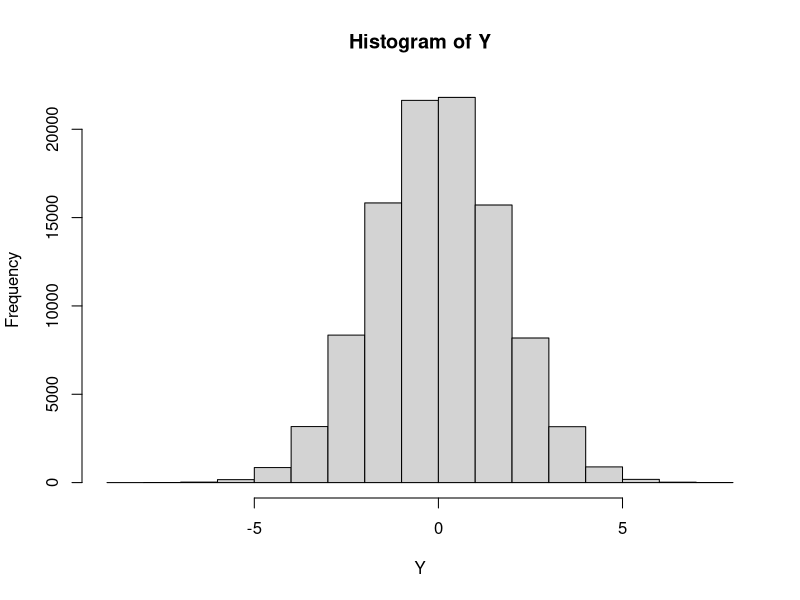
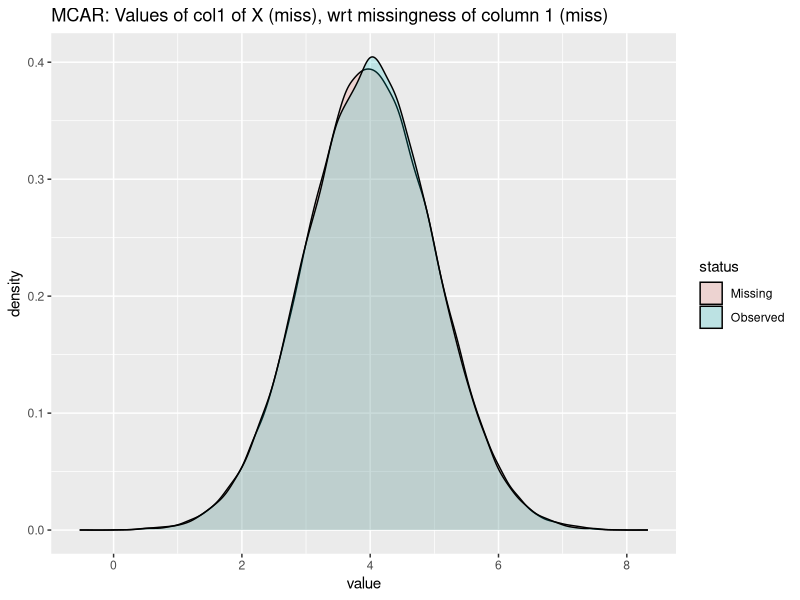
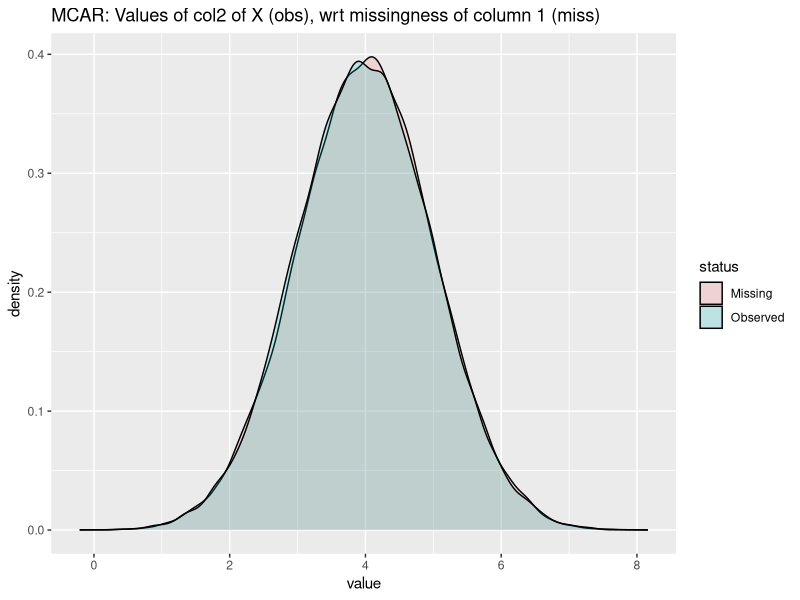
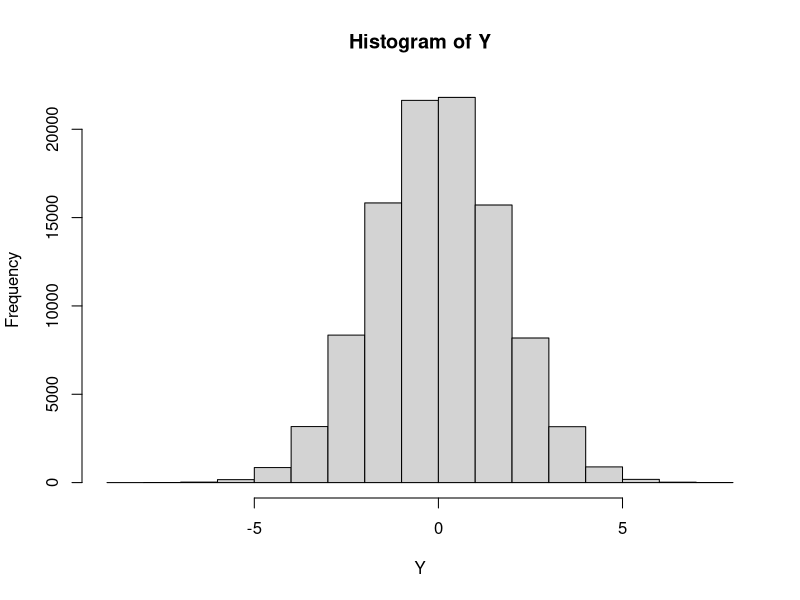
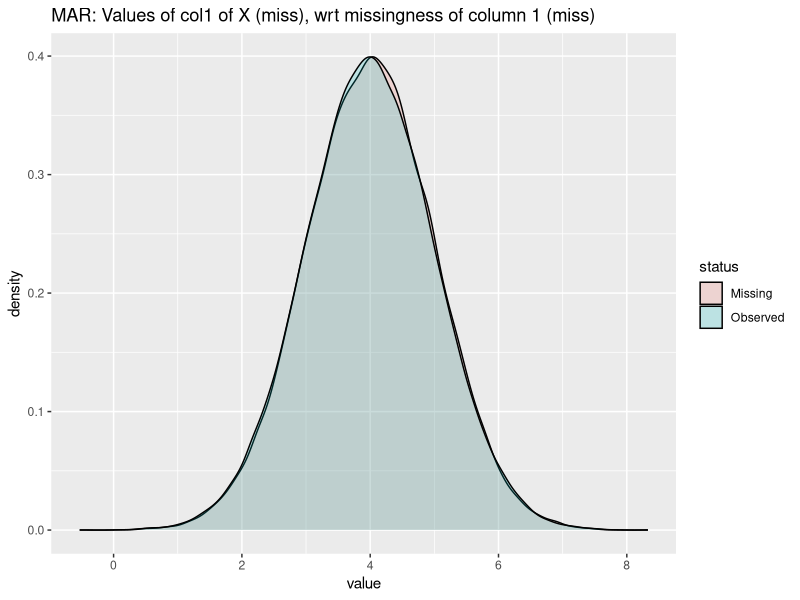
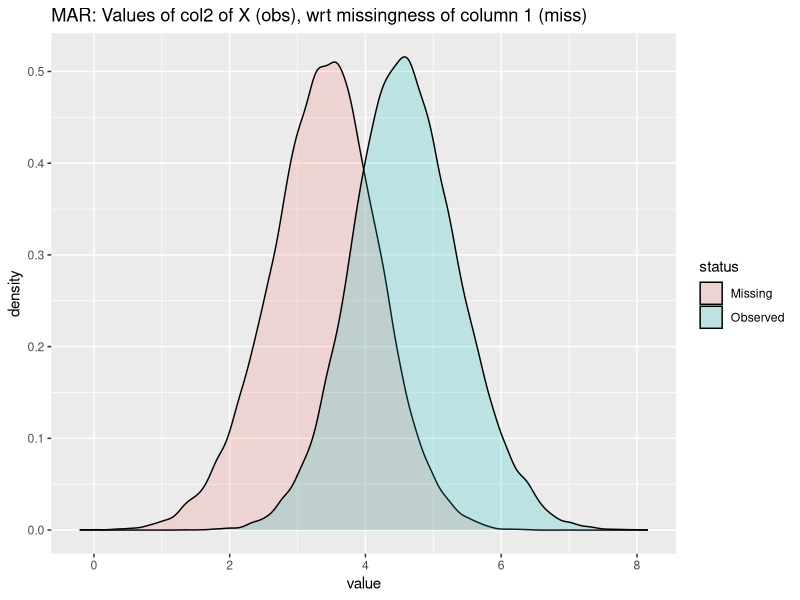
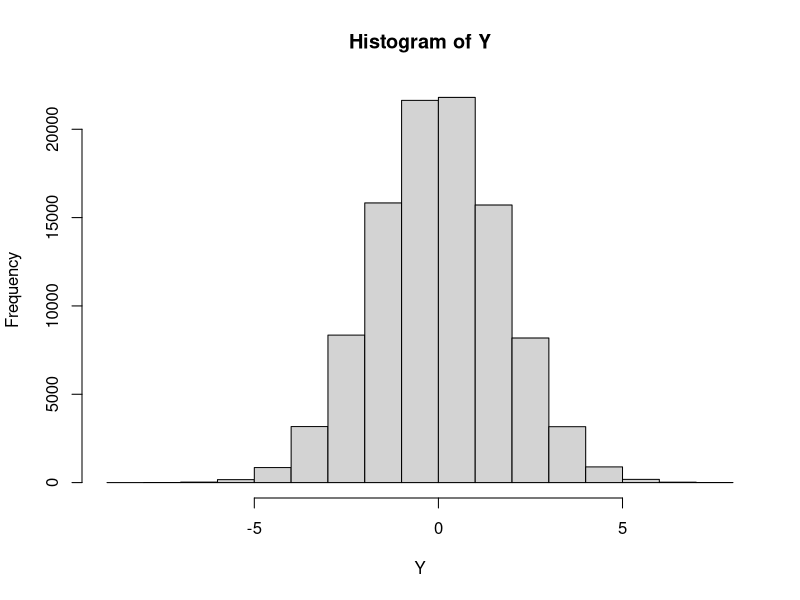
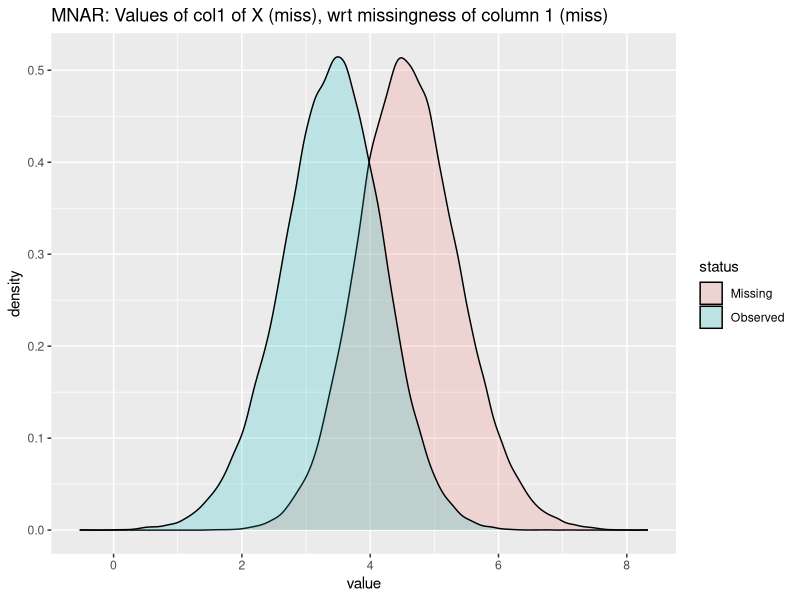

Reproduce these figures in R, in order.

N=100000; P=2; pi=0.5; sim_index=1; seed=9; mechanism="MNAR"; miss_cols=1; ref_cols=2

save_toy_data = function(case=c("x","y","xy"),
                         N=100000, P=2, pi=0.5, sim_index=1, seed=9, mechanism="MNAR", miss_cols = 1, ref_cols = 2){
  save.dir = sprintf("toy%s_data/%s",case,mechanism)
  ifelse(dir.exists(save.dir),F,dir.create(save.dir,recursive=T))
  
  # Simulate X
  set.seed(seed)
  X = matrix(rnorm(N*P,mean=4,sd=1), nrow=N, ncol=P)
  
  # Simulate y from X --> y = Xb + e
  beta0 = 0
  betas = c(-1,1)   # effect sizes -1 and 1 test case. Must be of length P
  e = rnorm(N,0,1)
  Y = beta0 + X %*% betas + e
  hist(Y)
  #y2 = rnorm(N*P, X%*%betas, 1)  # distrib of y and y2 should be equivalent
  #hist(y2)
  
  # Simulate R from x and/or y
  phis = c(-2,2)
  
  simulate_missing = function(data,miss_cols,ref_cols,pi,
                              phis,phi_z,classes,
                              scheme,mechanism,sim_index=1,fmodel="S", Z=NULL){
    #sim_index=1 unless otherwise specified
    n=nrow(data)
    # function s.t. expected proportion of nonmissing (Missing=1) is p. let p=1-p_miss
    find_int = function(p,beta) {
      # Define a path through parameter space
      f = function(t){
        sapply(t, function(y) mean(1 / (1 + exp(-y -x %*% phi))))
      }
      alpha <- uniroot(function(t) f(t) - p, c(-1e6, 1e6), tol = .Machine$double.eps^0.5)$root
      return(alpha)
    }
    inv_logit = function(x){
      return(1/(1+exp(-x)))
    }
    logit = function(x){
      if(x<=0 | x>=1){stop('x must be in (0,1)')}
      return(log(x/(1-x)))
    }
    
    Missing = matrix(1,nrow=nrow(data),ncol=ncol(data))
    prob_Missing = matrix(1,nrow=nrow(data),ncol=ncol(data))
    params=list()
    for(j in 1:length(miss_cols)){
      # specifying missingness model covariates
      if(mechanism=="MCAR"){
        x <- matrix(rep(0,n),ncol=1) # for MCAR: no covariate (same as having 0 for all samples)
        phi=0                       # for MCAR: no effect of covariates on missingness (x is 0 so phi doesn't matter)
      }else if(mechanism=="MAR"){
        if(scheme=="UV"){
          x <- matrix(data[,ref_cols[j]],ncol=1)             # missingness dep on just the corresponding ref column (randomly paired)
          phi=phis[ref_cols[j]]
        }else if(scheme=="MV"){
          # check if missing column in ref. col: this would be MNAR (stop computation)
          if(any(ref_cols %in% miss_cols)){stop(sprintf("missing cols in reference. is this intended? this is MNAR not MAR."))}
          x <- matrix(data[,ref_cols],ncol=length(ref_cols)) # missingness dep on all ref columns
          phi=phis[ref_cols]
        }
      }else if(mechanism=="MNAR"){
        if(fmodel=="S"){
          # Selection Model
          if(scheme=="UV"){
            # MISSINGNESS OF EACH MISS COL IS ITS OWN PREDICTOR
            x <- matrix(data[,miss_cols[j]],ncol=1) # just the corresponding ref column
            phi=phis[miss_cols[j]]
          }else if(scheme=="MV"){
            # check if missing column not in ref col. this might be MAR if missingness not dep on any other missing data
            if(all(!(ref_cols %in% miss_cols))){warning(sprintf("no missing cols in reference. is this intended? this might be MAR not MNAR"))}
            x <- matrix(data[,ref_cols],ncol=length(ref_cols)) # all ref columns
            phi=phis[ref_cols]         # in MNAR --> ref_cols can overlap with miss_cols (dependent on missingness)
            
            # address when miss_cols/ref_cols/phis are not null (i.e. want to induce missingness on col 2 & 5 based on cols 1, 3, & 4)
          }
        } else if(fmodel=="PM"){
          x <- Z
          phi = phi_z # phis should be length Z
        }
      }
      alph <- sapply(pi, function(y) find_int(y,phi))
      mod = alph + x%*%phi
      
      # Pr(Missing_i = 1)
      probs = inv_logit(mod)
      prob_Missing[,miss_cols[j]] = probs
      
      # set seed for each column for reproducibility, but still different across columns
      set.seed(j+(sim_index-1)*length(miss_cols))
      Missing[,miss_cols[j]] = rbinom(n,1,probs)
      
      params[[j]]=list(phi0=alph, phi=phi, miss=miss_cols[j], ref=ref_cols[j], scheme=scheme)
    }
    
    return(list(Missing=Missing,
                probs=prob_Missing,params=params))
  }
  
  # Without missingness: coefficients look good
  fit = glm(Y~X)
  print(summary(fit))
  
  # save diagnostics, simulate missingness
  save.dir2 = sprintf("%s/Diagnostics",save.dir)
  ifelse(dir.exists(save.dir2),F,dir.create(save.dir2,recursive=T))
  
  overlap_hists=function(x1,x2,x3=NULL,lab1="Truth",lab2="Imputed",lab3="...",
                         title="MNAR Missing Values, Truth vs Imputed, Missing column",
                         save.dir, file.name){
    library(ggplot2)
    x1=data.frame(value=x1); x1$status=lab1
    x2=data.frame(value=x2); x2$status=lab2
    if(!is.null(x3)){x3=data.frame(value=x3); x3$status=lab3; df=rbind(x1,x2,x3)
    }else{df = rbind(x1,x2)}
    p = ggplot(df,aes(value,fill=status)) + geom_density(alpha=0.2) + ggtitle(title)
    ggsave(filename=sprintf("%s/%s.png",save.dir,file.name),plot=p)
    print(p)
  }
  
  Rx=matrix(1,nrow=nrow(X),ncol=ncol(X)); pRx=matrix(1,nrow=nrow(X),ncol=ncol(X))
  Ry=matrix(1,nrow=nrow(Y),ncol=ncol(Y)); pRy=matrix(1,nrow=nrow(Y),ncol=ncol(Y))
  if(case %in% c("x","xy")){
    # if MAR: ref cols and miss cols paired, each ref col is covariate for each miss col
    # if MNAR: itself is covariate for each miss col
    fit_missing = simulate_missing(data = X, miss_cols = miss_cols, ref_cols = ref_cols, pi = pi,
                                   phis = phis, phi_z=NULL, classes=NULL, scheme="UV",
                                   mechanism=mechanism, sim_index=sim_index, fmodel="S", Z=NULL)
    
    Rx = fit_missing$Missing
    pRx = fit_missing$probs
    overlap_hists(x1=X[Rx[,miss_cols[1]]==0, miss_cols[1]], lab1="Missing",
                  x2=X[Rx[,miss_cols[1]]==1, miss_cols[1]], lab2="Observed",
                  title=sprintf("%s: Values of col%d of X (miss), wrt missingness of column %d (miss)",
                                mechanism, miss_cols[1], miss_cols[1]),
                  save.dir=save.dir2, file.name="X MNAR check")
    overlap_hists(x1=X[Rx[,miss_cols[1]]==0, ref_cols[1]], lab1="Missing",
                  x2=X[Rx[,miss_cols[1]]==1, ref_cols[1]], lab2="Observed",
                  title=sprintf("%s: Values of col%d of X (obs), wrt missingness of column %d (miss)",
                                mechanism, ref_cols[1], miss_cols[1]),
                  save.dir=save.dir2, file.name="X MAR check")
  }
  # sim y missing here: y missing can be dep on y and x
  if(case %in% c("y","xy")){
    XY = data.frame(cbind(X[,ref_cols[1]],Y))

    # if MAR: first ref_cols will be used as covariate for y's missingness
    # if MNAR: y itself will be used for y's missingness
    
    fit_missing = simulate_missing(data = XY, miss_cols = 2, ref_cols = 1,
                                   pi=pi, phis=phis, phi_z=NULL, classes=NULL, scheme="UV",
                                   mechanism=mechanism, sim_index=sim_index, fmodel="S", Z=NULL)
    Ry = matrix(fit_missing$Missing[,2],ncol=1)
    pRy = matrix(fit_missing$probs[,2],ncol=1)
    
    overlap_hists(x1=Y[Ry[,1]==0, 1], lab1="Missing",
                  x2=Y[Ry[,1]==1, 1], lab2="Observed",
                  title=sprintf("%s: Values of Y, wrt missingness of Y",
                                mechanism),
                  save.dir=save.dir2, file.name="Y MNAR check")
    overlap_hists(x1=X[Ry[,1]==0, ref_cols[1]], lab1="Missing",
                  x2=X[Ry[,1]==1, ref_cols[1]], lab2="Observed",
                  title=sprintf("%s: Values of col%d of X (obs), wrt missingness of Y",
                                mechanism, ref_cols[1]),
                  save.dir=save.dir2, file.name="Y MAR check")
  }
  
  ## Tests
  if(case=="x"){
    X0 = X; X0[Rx==0]=0
    Y0 = Y
  }else if(case=="y"){
    Y0 = Y; Y0[Ry==0]=0
    X0 = X
  }else if(case=="xy"){
    X0 = X; X0[Rx==0]=0
    Y0 = Y; Y0[Ry==0]=0
  }

  fit0 = glm(Y0~X0)
  print(summary(fit0))
  
  
  ## overlap hists with y?
  
  ## Save
  ratios=c(train = .6, test = .2, valid = .2)
  set.seed(333)
  g = sample(cut(
    seq(nrow(X)), 
    nrow(X)*cumsum(c(0,ratios)),
    labels = names(ratios)
  ))
  Xs = split(data.frame(X), g)        # split by $train, $test, and $valid
  Ys = split(data.frame(Y), g)        # split by $train, $test, and $valid
  Rxs = split(data.frame(Rx), g)
  pRxs = split(data.frame(pRx),g)
  Rys = split(data.frame(Ry), g)
  pRys = split(data.frame(pRy),g)
  
  write.csv(Xs$train,file=sprintf("%s/trainX.csv",save.dir),row.names = F)
  write.csv(Ys$train,file=sprintf("%s/trainY.csv",save.dir),row.names = F)
  write.csv(Rxs$train,file=sprintf("%s/trainRx.csv",save.dir),row.names = F)
  write.csv(pRxs$train,file=sprintf("%s/trainpRx.csv",save.dir),row.names = F)
  write.csv(Rys$train,file=sprintf("%s/trainRy.csv",save.dir),row.names = F)
  write.csv(pRys$train,file=sprintf("%s/trainpRy.csv",save.dir),row.names = F)
  
  write.csv(Xs$valid,file=sprintf("%s/validX.csv",save.dir),row.names = F)
  write.csv(Ys$valid,file=sprintf("%s/validY.csv",save.dir),row.names = F)
  write.csv(Rxs$valid,file=sprintf("%s/validRx.csv",save.dir),row.names = F)
  write.csv(pRxs$valid,file=sprintf("%s/validpRx.csv",save.dir),row.names = F)
  write.csv(Rys$valid,file=sprintf("%s/validRy.csv",save.dir),row.names = F)
  write.csv(pRys$valid,file=sprintf("%s/validpRy.csv",save.dir),row.names = F)
  
  write.csv(Xs$test,file=sprintf("%s/testX.csv",save.dir),row.names = F)
  write.csv(Ys$test,file=sprintf("%s/testY.csv",save.dir),row.names = F)
  write.csv(Rxs$test,file=sprintf("%s/testRx.csv",save.dir),row.names = F)
  write.csv(pRxs$test,file=sprintf("%s/testpRx.csv",save.dir),row.names = F)
  write.csv(Rys$test,file=sprintf("%s/testRy.csv",save.dir),row.names = F)
  write.csv(pRys$test,file=sprintf("%s/testpRy.csv",save.dir),row.names = F)
  
  params = list(phis=phis,
                beta0=beta0,
                betas=betas,
                e=e,
                N=N,P=P,pi=pi,sim_index=sim_index,seed=seed,mechanism=mechanism)
  save(list=c("X","Y","Rx","pRx","Ry","pRy","g","params"),file=sprintf("%s/sim_params.RData",save.dir))
}

cases = c("x","y","xy")
mechanisms=c("MCAR","MAR","MNAR")

for(c in 1:length(cases)){
  for(m in 1:length(mechanisms)){
    save_toy_data(mechanism=mechanisms[m], case=cases[c])
  }
}
## High level overview of architecture:
# NN1: Input Xo and Xm=0, Output: Xo and Xm'
# NN2: Input Xo and Xm', Output: Y
# NN3: Input Xo and Xm', Output: R
## ELBO: No KL(q(Z)|p(Z)) term.
## Need to derive new ELBO? need to include y here
# \log p(x,r) = \log \int p(xo, xm, r) d(xm) = \log \int{ p(xo, xm, r) q(xm)/q(xm) } = \log E_q(xm)[p(xo,xm,r)/q(xm)]
# >= E_q(xm) \log {p(xo,xm,r)/q(xm)}
## log p(y,r|x ) = 

## Perhaps easier to split by case:
# Case 1: Missing response y (bios 773, slide 279, take out random effects Z)
# Case 2: Missing covariate x (bios 773, slide 357, take out random effects Z)
# Case 3: Missing both (maybe?) (bios 773, slide 357, take out random effects Z)